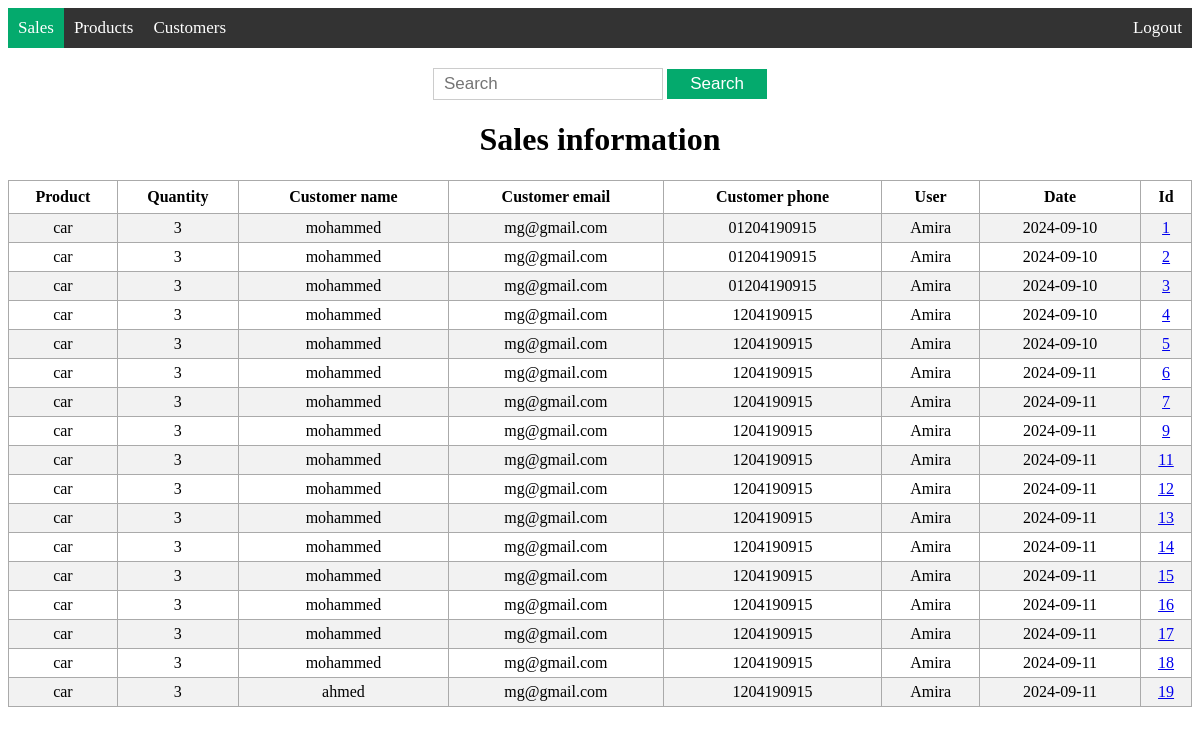
/search_sale (signed in), run on the app's committed database.
### models/sale.py (models this page shows, shortened)
class Sale(db.Model):
    __tablename__ = 'sales'
    id = db.Column(db.Integer, primary_key=True)
    product_name = db.Column(db.String(200), nullable=False)
    product_quantity = db.Column(db.Integer, nullable=False)
    customer_name = db.Column(db.String(200), nullable=False)
    customer_email = db.Column(db.String(200), nullable=False)
    customer_phone = db.Column(db.String(15))
    user_name = db.Column(db.String(200), nullable=False)
    date = db.Column(db.DateTime, default=datetime.now(pytz.UTC))

### app.py (the view)
@app.route('/search_sale', methods=['GET', 'POST'])
@roles_accepted('admin', 'editor', 'supervisor')
def search_sale():
    search = request.args.get('search', '')
    sales = get_sales(search)
    return render_template('search_sale.html', sales=sales)

### models/sale.py (called while the page is built)
def get_sales(search):
    search_pattern = f"%{search}"
    results = Sale.query.filter(
        (Sale.id.like(search_pattern)) | (Sale.product_name.like(search_pattern))
        | (Sale.customer_name.like(search_pattern)) | (Sale.customer_email.like(search_pattern))
        | (Sale.user_name.like(search_pattern)) | (Sale.date.like(search_pattern))
    ).all()
    return results

### templates/search_sale.html (shortened to what this page needs)
{% extends 'base.html' %}
{% block body %}
<div class="content">
    {% block navbar %}
    <div class='topnav'>
        <a class='active' href='/view_sale'>Sales</a>
        <a href='/view_product'>Products</a>
        <a href='/view_customer'>Customers</a>
        <a class='logout' href='/logout'>Logout</a>
    </div>
    {% endblock %}
    <div class='search'>
        <form action="{{ url_for('search_sale', search='') }}" method="get">
            <input type='text' placeholder='Search' name='search' id='search'>
            <input type='submit' value="Search">
        </form>
    </div>
    <div class="view">
        <h1 style="text-align: center;">Sales information</h1>
        {% if sales|length < 1 %}
        <h4  style="text-align: center;"> No search results</h4>
        {% else %}
        <table>
            <tr>
                <th>Product</th>
                <th>Quantity</th>
                <th>Customer name</th>
                <th>Customer email</th>
                <th>Customer phone</th>
                <th>User</th>
                <th>Date</th>
                <th>Id</th>
            </tr>
            {% for sale in sales %}
                <tr>
                    <td>{{ sale.product_name }}</td>
                    <td>{{ sale.product_quantity }}</td>
                    <td>{{ sale.customer_name }}</td>
                    <td>{{ sale.customer_email }}</td>
                    <td>{{ sale.customer_phone }}</td>
                    <td>{{ sale.user_name }}</td>
                    <td>{{ sale.date.date() }}</td>
                    <td><a href="/info_sale/{{ sale.id }}">{{ sale.id }}</a></td>
                </tr>
            {% endfor %}
        </table>
        {% endif %}
    </div>
</div>
{% endblock %}

### static/main.css (style rules this page uses)
.view table, td, th { border: 1px solid #aaa; }
.view table { border-collapse: collapse; width: 100%; }
.view th { height: 30px; }
.view td { text-align: center; padding: 5px; }
.view tr:nth-child(even) { background-color: #f2f2f2; }
.view tr:nth-child(odd) { background-color: #ffffff; }
.topnav { width: 100%; background-color: #333; padding: 0px; display: flex; justify-content: space-between; align-items: center; }
.topnav a { color: #fff; text-decoration: none; padding: 10px; font-size: 17px; }
.topnav a.logout { margin-left: auto; }
.topnav a.active { background-color: #04AA6D; color: white; }
.search { text-align: center; padding-top: 20px; }
.search form { display: inline-block; margin: 0 auto; }
.search input[type="text"] { width: 60%; height: 10px; padding: 10px; font-size: 17px; border: 1px solid #ccc; }
.search input[type="submit"] { width: 100px; height: 30px; padding: 4px 8px;; font-size: 17px; background-color: #04AA6D; color: #fff; border: none; cursor: pointer; }
.table_box th, td { padding: 10px; text-align: left; }

### data on the page
Sale: product_name "car", product_quantity "3", customer_name "mohammed", customer_email "mg@gmail.com", customer_phone "01204190915", user_name "Amira", date "2024-09-10", id "1"
Sale: product_name "car", product_quantity "3", customer_name "mohammed", customer_email "mg@gmail.com", customer_phone "01204190915", user_name "Amira", date "2024-09-10", id "2"
Sale: product_name "car", product_quantity "3", customer_name "mohammed", customer_email "mg@gmail.com", customer_phone "01204190915", user_name "Amira", date "2024-09-10", id "3"
Sale: product_name "car", product_quantity "3", customer_name "mohammed", customer_email "mg@gmail.com", customer_phone "1204190915", user_name "Amira", date "2024-09-10", id "4"
Sale: product_name "car", product_quantity "3", customer_name "mohammed", customer_email "mg@gmail.com", customer_phone "1204190915", user_name "Amira", date "2024-09-10", id "5"
Sale: product_name "car", product_quantity "3", customer_name "mohammed", customer_email "mg@gmail.com", customer_phone "1204190915", user_name "Amira", date "2024-09-11", id "6"
Sale: product_name "car", product_quantity "3", customer_name "mohammed", customer_email "mg@gmail.com", customer_phone "1204190915", user_name "Amira", date "2024-09-11", id "7"
Sale: product_name "car", product_quantity "3", customer_name "mohammed", customer_email "mg@gmail.com", customer_phone "1204190915", user_name "Amira", date "2024-09-11", id "9"
Sale: product_name "car", product_quantity "3", customer_name "mohammed", customer_email "mg@gmail.com", customer_phone "1204190915", user_name "Amira", date "2024-09-11", id "11"
Sale: product_name "car", product_quantity "3", customer_name "mohammed", customer_email "mg@gmail.com", customer_phone "1204190915", user_name "Amira", date "2024-09-11", id "12"
Sale: product_name "car", product_quantity "3", customer_name "mohammed", customer_email "mg@gmail.com", customer_phone "1204190915", user_name "Amira", date "2024-09-11", id "13"
Sale: product_name "car", product_quantity "3", customer_name "mohammed", customer_email "mg@gmail.com", customer_phone "1204190915", user_name "Amira", date "2024-09-11", id "14"
Sale: product_name "car", product_quantity "3", customer_name "mohammed", customer_email "mg@gmail.com", customer_phone "1204190915", user_name "Amira", date "2024-09-11", id "15"
Sale: product_name "car", product_quantity "3", customer_name "mohammed", customer_email "mg@gmail.com", customer_phone "1204190915", user_name "Amira", date "2024-09-11", id "16"
Sale: product_name "car", product_quantity "3", customer_name "mohammed", customer_email "mg@gmail.com", customer_phone "1204190915", user_name "Amira", date "2024-09-11", id "17"
Sale: product_name "car", product_quantity "3", customer_name "mohammed", customer_email "mg@gmail.com", customer_phone "1204190915", user_name "Amira", date "2024-09-11", id "18"
Sale: product_name "car", product_quantity "3", customer_name "ahmed", customer_email "mg@gmail.com", customer_phone "1204190915", user_name "Amira", date "2024-09-11", id "19"
